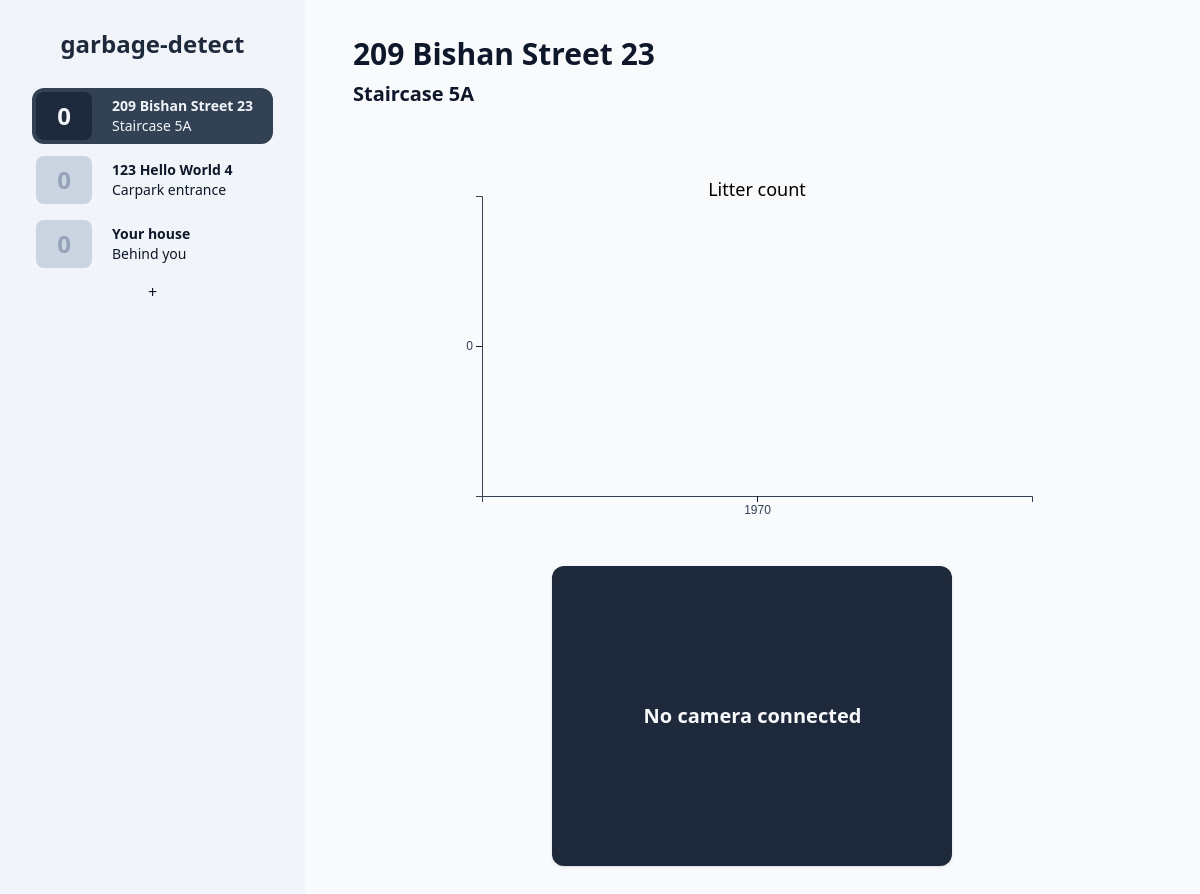
The app's page /b/033907a2 with its own data.
### tables this page shows
CREATE TABLE info (id, img_path, address, location, cam_expiry);

### app.py (the view)
@app.route('/b/<id>', methods=['GET', 'POST', 'PUT'])
def garbage_stats(id):
    if request.method == 'GET':
        litter_data = (db.get_time_stamps(id), db.get_litter_counts(id))
        for i in db.fetch_bins():
            if i['id'] == id:
                target = i
                break
        return render_template('garbage-stats.html', bins=db.fetch_bins(), target=target, litter_data=litter_data)
    elif request.method == 'POST':
        print(request.form)
        return ''
    else:
        field, value = request.json['field'], f'"{request.json["value"]}"'
        db.update_bin(id, field, value)
        return ''

### db.py (called while the page is built)
def get_columns(table: str) -> list:
    return [i[1] for i in sql(f'PRAGMA table_info({table})').fetchall()]

def get_litter_counts(id):
    return [i[0] for i in sql(f'SELECT litter_count FROM bin{id}').fetchall()]

def get_property(id: int, property: str):
    return sql(f'SELECT {property} FROM info WHERE id="{id}"').fetchone()[0]

def get_time_stamps(id):
    return [i[0] for i in sql(f'SELECT time FROM bin{id}').fetchall()]

def fetch_bins():
    bins = [
        {
            prop: get_property(i, prop) for prop in get_columns('info')
        }
        for (i,) in sql('SELECT id FROM info').fetchall()
    ]
    for i in bins:
        i['cam_connected'] = time() < i['cam_expiry']
        i['latest_litter_count'] = sql(
            f'SELECT litter_count FROM bin{i["id"]} ORDER BY time DESC'
        ).fetchone()[0]
    return bins

### templates/garbage-stats.html (shortened to what this page needs)
{% extends 'base.html' %}
{% block stats %}
<input type="text" class="block bg-transparent hover:bg-slate-200 focus:bg-transparent
    text-3xl font-bold rounded-md focus-visible:ring-2 focus-visible:ring-slate-300
    focus-visible:rounded focus-visible:outline-none px-2 py-1" value="{{target.address}}" placeholder="Address"
    onfocusout="saveContent(this, 'address')" data-prev-value="{{target.address}}">
<input type="text" class="block bg-transparent hover:bg-slate-200 focus:bg-transparent
    text-xl font-semibold rounded-md focus-visible:ring-2 focus-visible:ring-slate-300
    focus-visible:rounded focus-visible:outline-none px-2 py-1" value="{{target.location}}" placeholder="Location"
    onfocusout="saveContent(this, 'location')" data-prev-value="{{target.location}}">
<div class="flex justify-center items-center flex-wrap gap-x-6 gap-y-10 w-auto mt-16">
    <div id="graph" class="flex flex-grow justify-center items-center"></div>
    <div class="flex flex-col justify-center text-center w-[400px]
    h-[300px] bg-slate-800 shadow rounded-xl overflow-hidden">
        {% if target.cam_connected %}
        <img id="photo" src="{{ url_for('static', filename=target.img_path) }}"
            alt="Garbage bin at {{ target.address }}, {{ target.location }}">
        {% else %}
        <div class="text-slate-50 text-xl font-bold">No camera connected</div>
        {% endif %}
    </div>
</div>
{% endblock %}

### templates/base.html (shortened to what this page needs)
<!DOCTYPE html>
<html lang="en" class="h-full">
<head>
    <link href="{{ url_for('static', filename='generated-styles.css') }}" rel="stylesheet">
</head>
<body class="h-full flex bg-slate-50 text-slate-900">
    <nav id="binNav"
        class="flex flex-col items-stretch gap-2 overflow-y-scroll bg-slate-100 py-2 px-8 h-screen min-w-max">
        <a href="/">
            <h1 class="text-2xl font-extrabold text-slate-800 w-full text-center my-5">garbage-detect</h1>
        </a>
        {% for bin in bins %}
        <a class="rounded-xl leading-5 duration-200 flex items-center min-h-[3.5rem]
        {% if target.id == bin.id %}
        bg-slate-700 text-slate-100
        {% else %}
        hover:bg-slate-200
        {% endif %}" href="/b/{{bin.id}}">
            <div class="text-2xl font-semibold w-14 ml-1 h-[calc(100%-0.5rem)]
            flex items-center justify-center rounded-lg group overflow-hidden
            {% if target.id == bin.id %} bg-slate-800 text-slate-100
            {% else %} bg-slate-300 text-slate-400 {% endif %}">
                <span class="group-hover:hidden">{{ bin.latest_litter_count }}</span>
            </div>
            <div class="px-5 py-2 text-sm">
                <div class="font-bold">{{ bin.address }}</div>
                <div class="font-normal">{{ bin.location }}</div>
            </div>
        </a>
        {% endfor %}
        <a href="/newbin" class="text-center">+</a>
    </nav>
    <main class="py-8 px-10 h-full flex-grow overflow-y-scroll">
        {% block stats %}{% endblock %}
    </main>
</body>
</html>

### static/generated-styles.css (style rules this page uses)
*,:after,:before { box-sizing:border-box;border:0 solid }
:after,:before { --tw-content:"" }
html { line-height:1.5;-webkit-text-size-adjust:100%;-moz-tab-size:4;-o-tab-size:4;tab-size:4;font-family:ui-sans-serif,system-ui,-apple-system,BlinkMacSystemFont,Segoe UI,Roboto,Helvetica Neue,Arial,Noto Sans,sans-serif,Apple Color Emoji,Segoe UI Emoji,Segoe UI Symbol,Noto Color Emoji }
body { margin:0;line-height:inherit }
h1,h2,h3,h4,h5,h6 { font-size:inherit;font-weight:inherit }
a { color:inherit;text-decoration:inherit }
button,input,optgroup,select,textarea { font-family:inherit;font-size:100%;line-height:inherit;color:inherit;margin:0;padding:0 }
blockquote,dd,dl,figure,h1,h2,h3,h4,h5,h6,hr,p,pre { margin:0 }
input::placeholder,textarea::placeholder { opacity:1;color:#9ca3af }
.shadow { --tw-ring-offset-shadow:0 0 #0000;--tw-ring-shadow:0 0 #0000;--tw-shadow:0 0 #0000;--tw-shadow-colored:0 0 #0000 }
.focus-visible\:ring-1,.focus-visible\:ring-2,.focus\:ring-2,.ring { --tw-ring-inset:var(--tw-empty, );--tw-ring-offset-width:0px;--tw-ring-offset-color:#fff;--tw-ring-color:rgba(59,130,246,.5);--tw-ring-offset-shadow:0 0 #0000;--tw-ring-shadow:0 0 #0000;--tw-shadow:0 0 #0000;--tw-shadow-colored:0 0 #0000 }
.my-5 { margin-top:1.25rem;margin-bottom:1.25rem }
.ml-1 { margin-left:.25rem }
.mt-16 { margin-top:4rem }
.block { display:block }
.flex { display:flex }
.h-full { height:100% }
.h-screen { height:100vh }
.h-\[calc\(100\%-0\.5rem\)\] { height:calc(100% - .5rem) }
.h-\[300px\] { height:300px }
.min-h-\[3\.5rem\] { min-height:3.5rem }
.w-full { width:100% }
.w-auto { width:auto }
.w-\[400px\] { width:400px }
.w-14 { width:3.5rem }
.min-w-max { min-width:-webkit-max-content;min-width:-moz-max-content;min-width:max-content }
.flex-grow { flex-grow:1 }
.flex-col { flex-direction:column }
.flex-wrap { flex-wrap:wrap }
.items-center { align-items:center }
.items-stretch { align-items:stretch }
.justify-center { justify-content:center }
.gap-2 { gap:.5rem }
.gap-x-6 { -moz-column-gap:1.5rem;column-gap:1.5rem }
.gap-y-10 { row-gap:2.5rem }
.overflow-hidden { overflow:hidden }
.overflow-y-scroll { overflow-y:scroll }
.rounded-xl { border-radius:.75rem }
.rounded-lg { border-radius:.5rem }
.rounded-md { border-radius:.375rem }
.bg-slate-50 { --tw-bg-opacity:1;background-color:rgb(248 250 252/var(--tw-bg-opacity)) }
.bg-slate-100 { --tw-bg-opacity:1;background-color:rgb(241 245 249/var(--tw-bg-opacity)) }
.bg-slate-700 { --tw-bg-opacity:1;background-color:rgb(51 65 85/var(--tw-bg-opacity)) }
.bg-slate-800 { --tw-bg-opacity:1;background-color:rgb(30 41 59/var(--tw-bg-opacity)) }
.bg-slate-300 { --tw-bg-opacity:1;background-color:rgb(203 213 225/var(--tw-bg-opacity)) }
.bg-transparent { background-color:initial }
.py-2 { padding-top:.5rem;padding-bottom:.5rem }
.px-8 { padding-left:2rem;padding-right:2rem }
.px-5 { padding-left:1.25rem;padding-right:1.25rem }
.py-8 { padding-top:2rem;padding-bottom:2rem }
.px-10 { padding-left:2.5rem;padding-right:2.5rem }
.px-2 { padding-left:.5rem;padding-right:.5rem }
.py-1 { padding-top:.25rem;padding-bottom:.25rem }
.text-center { text-align:center }
.text-2xl { font-size:1.5rem;line-height:2rem }
.text-sm { font-size:.875rem;line-height:1.25rem }
.text-3xl { font-size:1.875rem;line-height:2.25rem }
.text-xl { font-size:1.25rem;line-height:1.75rem }
.font-extrabold { font-weight:800 }
.font-semibold { font-weight:600 }
.font-bold { font-weight:700 }
.font-normal { font-weight:400 }
.leading-5 { line-height:1.25rem }
.text-slate-900 { --tw-text-opacity:1;color:rgb(15 23 42/var(--tw-text-opacity)) }
.text-slate-800 { --tw-text-opacity:1;color:rgb(30 41 59/var(--tw-text-opacity)) }
.text-slate-100 { --tw-text-opacity:1;color:rgb(241 245 249/var(--tw-text-opacity)) }
.text-slate-400 { --tw-text-opacity:1;color:rgb(148 163 184/var(--tw-text-opacity)) }
.text-slate-50 { --tw-text-opacity:1;color:rgb(248 250 252/var(--tw-text-opacity)) }
.shadow { --tw-shadow:0 1px 3px 0 rgba(0,0,0,.1),0 1px 2px -1px rgba(0,0,0,.1);--tw-shadow-colored:0 1px 3px 0 var(--tw-shadow-color),0 1px 2px -1px var(--tw-shadow-color);box-shadow:var(--tw-ring-offset-shadow,0 0 #0000),var(--tw-ring-shadow,0 0 #0000),var(--tw-shadow) }
.duration-200 { transition-duration:.2s }
* { box-sizing:border-box }

### records on screen
info: address "209 Bishan Street 23", location "Staircase 5A", address "209 Bishan Street 23", location "Staircase 5A"
info: address "123 Hello World 4", location "Carpark entrance"
info: address "Your house", location "Behind you"

### other values on screen
{{ bin.latest_litter_count }} "0" "0" "0"
